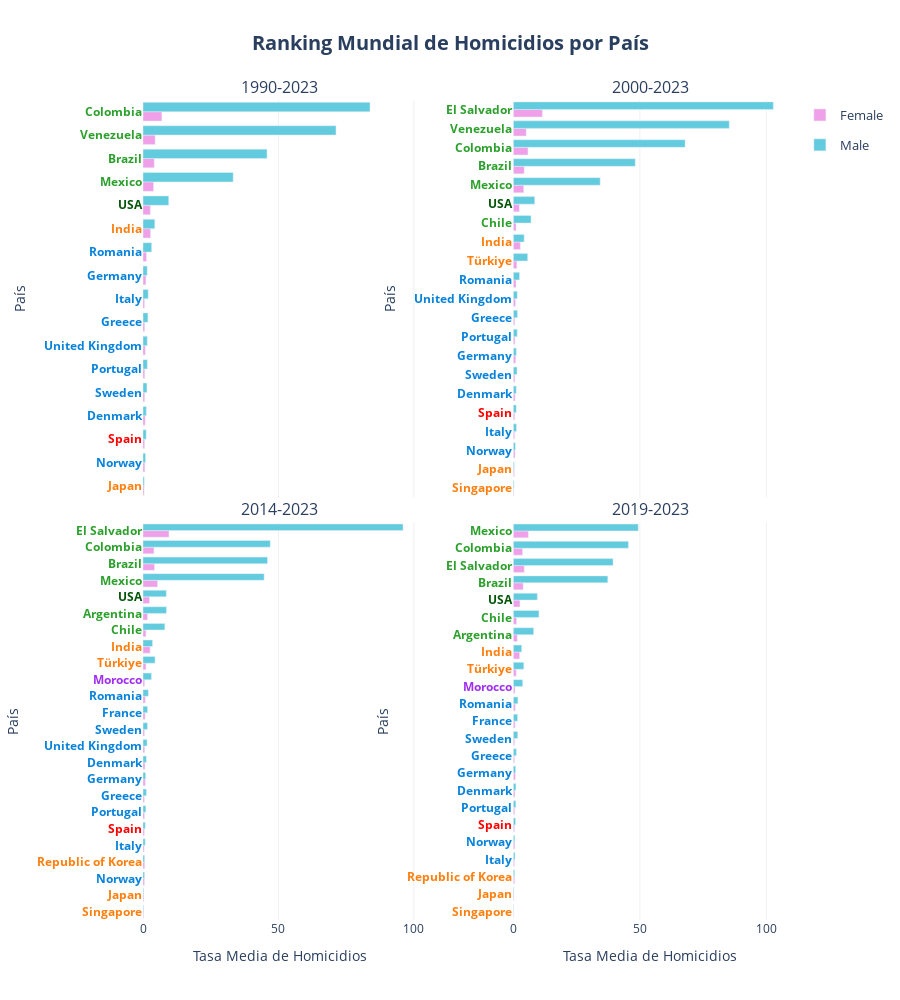

This figure's notebook cell:
### Code cell
barplot(
    df = df_ranking_combined['country'], 
    x='mean_homicides_rate', 
    y='Country', 
    height=1000,
    reverse_y_order=False,
    orientation='h', 
    color='Sex', 
    facet_col='Periodo',
    cols_wrap=2, 
    vertical_spacing = 0.03,
    #barmode='group',
    yticks_color_column='Region_2',
    yticks_color_map=COLOR_MAP['Region_2'],
    color_discrete_map=COLOR_MAP['Sex'], 
    #category_orders=CATEGORY_ORDERS,
    hover_data=HOVER_DATA['ranking_country'], 
    labels=LABELS['ranking'],
    hovertemplate=HOVER_TEMPLATES['ranking_country'],
    title=f"Ranking Mundial de Homicidios por País",
    plot_save_path=os.path.join(PROJECT_PATH, 'plots',  PLOT_FILENAME['ranking_country']), 
    show=True
    )

### Figure 1 — Plotly figure (JSON) as saved in the notebook; plotly's stock layout.template omitted (floating-point values rounded to 4 significant figures)
{"data": [{"alignmentgroup": "True", "cliponaxis": false, "customdata": [["Latam"], ["Latam"], ["Europe"], ["Europe"], ["Europe"], ["Asia"], ["Europe"], ["Asia"], ["Latam"], ["Europe"], ["Europe"], ["Europe"], ["Spain"], ["Europe"], ["USA"], ["Europe"], ["Latam"]], "hovertemplate": "<b style='font-size: 14px'>%{y}</b><br><br><b>Región:</b> %{customdata[0]}<br><b>Tasa Media de Homicidios:</b> %{x:.2f}<br><extra></extra>", "legendgroup": "Female", "marker": {"color": "#EFA0E8", "pattern": {"shape": ""}}, "name": "Female", "offsetgroup": "Female", "orientation": "h", "showlegend": true, "textangle": 0, "textfont": {"size": 12}, "textposition": "outside", "type": "bar", "x": [4.14, 6.95, 0.8, 1.06, 0.61, 2.78, 0.55, 0.41, 3.9, 0.67, 0.64, 1.26, 0.57, 0.61, 2.69, 0.83, 4.48], "xaxis": "x", "y": ["Brazil", "Colombia", "Denmark", "Germany", "Greece", "India", "Italy", "Japan", "Mexico", "Norway", "Portugal", "Romania", "Spain", "Sweden", "USA", "United Kingdom", "Venezuela"], "yaxis": "y"}, {"alignmentgroup": "True", "cliponaxis": false, "customdata": [["Latam"], ["Latam"], ["Europe"], ["Europe"], ["Europe"], ["Asia"], ["Europe"], ["Asia"], ["Latam"], ["Europe"], ["Europe"], ["Europe"], ["Spain"], ["Europe"], ["USA"], ["Europe"], ["Latam"]], "hovertemplate": "<b style='font-size: 14px'>%{y}</b><br><br><b>Región:</b> %{customdata[0]}<br><b>Tasa Media de Homicidios:</b> %{x:.2f}<br><extra></extra>", "legendgroup": "Male", "marker": {"color": "#62CBDE", "pattern": {"shape": ""}}, "name": "Male", "offsetgroup": "Male", "orientation": "h", "showlegend": true, "textangle": 0, "textfont": {"size": 12}, "textposition": "outside", "type": "bar", "x": [45.78, 83.8, 1.21, 1.54, 1.81, 4.36, 1.91, 0.45, 33.28, 0.92, 1.59, 3.19, 1.17, 1.46, 9.49, 1.56, 71.24], "xaxis": "x", "y": ["Brazil", "Colombia", "Denmark", "Germany", "Greece", "India", "Italy", "Japan", "Mexico", "Norway", "Portugal", "Romania", "Spain", "Sweden", "USA", "United Kingdom", "Venezuela"], "yaxis": "y"}, {"alignmentgroup": "True", "cliponaxis": false, "customdata": [["Latam"], ["Latam"], ["Latam"], ["Europe"], ["Latam"], ["Europe"], ["Europe"], ["Asia"], ["Europe"], ["Asia"], ["Latam"], ["Europe"], ["Europe"], ["Europe"], ["Asia"], ["Spain"], ["Europe"], ["Asia"], ["USA"], ["Europe"], ["Latam"]], "hovertemplate": "<b style='font-size: 14px'>%{y}</b><br><br><b>Región:</b> %{customdata[0]}<br><b>Tasa Media de Homicidios:</b> %{x:.2f}<br><extra></extra>", "legendgroup": "Female", "marker": {"color": "#EFA0E8", "pattern": {"shape": ""}}, "name": "Female", "offsetgroup": "Female", "orientation": "h", "showlegend": false, "textangle": 0, "textfont": {"size": 12}, "textposition": "outside", "type": "bar", "x": [4.3, 1.09, 5.79, 0.69, 11.47, 0.94, 0.55, 2.77, 0.5, 0.37, 4.11, 0.67, 0.65, 1.06, 0.21, 0.57, 0.61, 1.37, 2.38, 0.83, 5.11], "xaxis": "x2", "y": ["Brazil", "Chile", "Colombia", "Denmark", "El Salvador", "Germany", "Greece", "India", "Italy", "Japan", "Mexico", "Norway", "Portugal", "Romania", "Singapore", "Spain", "Sweden", "Türkiye", "USA", "United Kingdom", "Venezuela"], "yaxis": "y2"}, {"alignmentgroup": "True", "cliponaxis": false, "customdata": [["Latam"], ["Latam"], ["Latam"], ["Europe"], ["Latam"], ["Europe"], ["Europe"], ["Asia"], ["Europe"], ["Asia"], ["Latam"], ["Europe"], ["Europe"], ["Europe"], ["Asia"], ["Spain"], ["Europe"], ["Asia"], ["USA"], ["Europe"], ["Latam"]], "hovertemplate": "<b style='font-size: 14px'>%{y}</b><br><br><b>Región:</b> %{customdata[0]}<br><b>Tasa Media de Homicidios:</b> %{x:.2f}<br><extra></extra>", "legendgroup": "Male", "marker": {"color": "#62CBDE", "pattern": {"shape": ""}}, "name": "Male", "offsetgroup": "Male", "orientation": "h", "showlegend": false, "textangle": 0, "textfont": {"size": 12}, "textposition": "outside", "type": "bar", "x": [48.18, 7.0, 67.89, 1.15, 102.8, 1.18, 1.66, 4.29, 1.23, 0.37, 34.33, 0.81, 1.55, 2.44, 0.31, 1.17, 1.45, 5.68, 8.46, 1.56, 85.34], "xaxis": "x2", "y": ["Brazil", "Chile", "Colombia", "Denmark", "El Salvador", "Germany", "Greece", "India", "Italy", "Japan", "Mexico", "Norway", "Portugal", "Romania", "Singapore", "Spain", "Sweden", "Türkiye", "USA", "United Kingdom", "Venezuela"], "yaxis": "y2"}, {"alignmentgroup": "True", "cliponaxis": false, "customdata": [["Latam"], ["Latam"], ["Latam"], ["Latam"], ["Europe"], ["Latam"], ["Europe"], ["Europe"], ["Europe"], ["Asia"], ["Europe"], ["Asia"], ["Latam"], ["Africa"], ["Europe"], ["Europe"], ["Asia"], ["Europe"], ["Asia"], ["Spain"], ["Europe"], ["Asia"], ["USA"], ["Europe"]], "hovertemplate": "<b style='font-size: 14px'>%{y}</b><br><br><b>Región:</b> %{customdata[0]}<br><b>Tasa Media de Homicidios:</b> %{x:.2f}<br><extra></extra>", "legendgroup": "Female", "marker": {"color": "#EFA0E8", "pattern": {"shape": ""}}, "name": "Female", "offsetgroup": "Female", "orientation": "h", "showlegend": false, "textangle": 0, "textfont": {"size": 12}, "textposition": "outside", "type": "bar", "x": [1.65, 4.23, 1.08, 4.03, 0.72, 9.58, 0.76, 0.85, 0.49, 2.62, 0.42, 0.28, 5.35, 0.59, 0.53, 0.54, 0.6, 0.84, 0.17, 0.49, 0.54, 1.09, 2.39, 0.63], "xaxis": "x3", "y": ["Argentina", "Brazil", "Chile", "Colombia", "Denmark", "El Salvador", "France", "Germany", "Greece", "India", "Italy", "Japan", "Mexico", "Morocco", "Norway", "Portugal", "Republic of Korea", "Romania", "Singapore", "Spain", "Sweden", "Türkiye", "USA", "United Kingdom"], "yaxis": "y3"}, {"alignmentgroup": "True", "cliponaxis": false, "customdata": [["Latam"], ["Latam"], ["Latam"], ["Latam"], ["Europe"], ["Latam"], ["Europe"], ["Europe"], ["Europe"], ["Asia"], ["Europe"], ["Asia"], ["Latam"], ["Africa"], ["Europe"], ["Europe"], ["Asia"], ["Europe"], ["Asia"], ["Spain"], ["Europe"], ["Asia"], ["USA"], ["Europe"]], "hovertemplate": "<b style='font-size: 14px'>%{y}</b><br><br><b>Región:</b> %{customdata[0]}<br><b>Tasa Media de Homicidios:</b> %{x:.2f}<br><extra></extra>", "legendgroup": "Male", "marker": {"color": "#62CBDE", "pattern": {"shape": ""}}, "name": "Male", "offsetgroup": "Male", "orientation": "h", "showlegend": false, "textangle": 0, "textfont": {"size": 12}, "textposition": "outside", "type": "bar", "x": [8.64, 45.95, 8.06, 46.97, 1.23, 95.99, 1.66, 0.96, 1.26, 3.53, 0.8, 0.24, 44.72, 3.11, 0.57, 1.04, 0.58, 1.97, 0.2, 0.84, 1.64, 4.44, 8.61, 1.5], "xaxis": "x3", "y": ["Argentina", "Brazil", "Chile", "Colombia", "Denmark", "El Salvador", "France", "Germany", "Greece", "India", "Italy", "Japan", "Mexico", "Morocco", "Norway", "Portugal", "Republic of Korea", "Romania", "Singapore", "Spain", "Sweden", "Türkiye", "USA", "United Kingdom"], "yaxis": "y3"}, {"alignmentgroup": "True", "cliponaxis": false, "customdata": [["Latam"], ["Latam"], ["Latam"], ["Latam"], ["Europe"], ["Latam"], ["Europe"], ["Europe"], ["Europe"], ["Asia"], ["Europe"], ["Asia"], ["Latam"], ["Africa"], ["Europe"], ["Europe"], ["Asia"], ["Europe"], ["Asia"], ["Spain"], ["Europe"], ["Asia"], ["USA"]], "hovertemplate": "<b style='font-size: 14px'>%{y}</b><br><br><b>Región:</b> %{customdata[0]}<br><b>Tasa Media de Homicidios:</b> %{x:.2f}<br><extra></extra>", "legendgroup": "Female", "marker": {"color": "#EFA0E8", "pattern": {"shape": ""}}, "name": "Female", "offsetgroup": "Female", "orientation": "h", "showlegend": false, "textangle": 0, "textfont": {"size": 12}, "textposition": "outside", "type": "bar", "x": [1.57, 3.89, 1.28, 3.64, 0.63, 4.31, 0.69, 0.8, 0.49, 2.48, 0.39, 0.25, 5.94, 0.66, 0.59, 0.53, 0.51, 0.77, 0.13, 0.47, 0.5, 1.15, 2.62], "xaxis": "x4", "y": ["Argentina", "Brazil", "Chile", "Colombia", "Denmark", "El Salvador", "France", "Germany", "Greece", "India", "Italy", "Japan", "Mexico", "Morocco", "Norway", "Portugal", "Republic of Korea", "Romania", "Singapore", "Spain", "Sweden", "Türkiye", "USA"], "yaxis": "y4"}, {"alignmentgroup": "True", "cliponaxis": false, "customdata": [["Latam"], ["Latam"], ["Latam"], ["Latam"], ["Europe"], ["Latam"], ["Europe"], ["Europe"], ["Europe"], ["Asia"], ["Europe"], ["Asia"], ["Latam"], ["Africa"], ["Europe"], ["Europe"], ["Asia"], ["Europe"], ["Asia"], ["Spain"], ["Europe"], ["Asia"], ["USA"]], "hovertemplate": "<b style='font-size: 14px'>%{y}</b><br><br><b>Región:</b> %{customdata[0]}<br><b>Tasa Media de Homicidios:</b> %{x:.2f}<br><extra></extra>", "legendgroup": "Male", "marker": {"color": "#62CBDE", "pattern": {"shape": ""}}, "name": "Male", "offsetgroup": "Male", "orientation": "h", "showlegend": false, "textangle": 0, "textfont": {"size": 12}, "textposition": "outside", "type": "bar", "x": [8.03, 37.34, 10.13, 45.49, 1.03, 39.42, 1.69, 0.9, 1.23, 3.31, 0.67, 0.22, 49.37, 3.7, 0.58, 0.99, 0.53, 1.81, 0.14, 0.88, 1.74, 4.15, 9.49], "xaxis": "x4", "y": ["Argentina", "Brazil", "Chile", "Colombia", "Denmark", "El Salvador", "France", "Germany", "Greece", "India", "Italy", "Japan", "Mexico", "Morocco", "Norway", "Portugal", "Republic of Korea", "Romania", "Singapore", "Spain", "Sweden", "Türkiye", "USA"], "yaxis": "y4"}], "layout": {"annotations": [{"font": {"size": 16}, "showarrow": false, "text": "1990-2023", "x": 0.2125, "xanchor": "center", "xref": "paper", "y": 1, "yanchor": "bottom", "yref": "paper"}, {"font": {"size": 16}, "showarrow": false, "text": "2000-2023", "x": 0.7875, "xanchor": "center", "xref": "paper", "y": 1, "yanchor": "bottom", "yref": "paper"}, {"font": {"size": 16}, "showarrow": false, "text": "2014-2023", "x": 0.2125, "xanchor": "center", "xref": "paper", "y": 0.485, "yanchor": "bottom", "yref": "paper"}, {"font": {"size": 16}, "showarrow": false, "text": "2019-2023", "x": 0.7875, "xanchor": "center", "xref": "paper", "y": 0.485, "yanchor": "bottom", "yref": "paper"}], "barmode": "group", "height": 1000, "legend": {"font": {"size": 13}, "title": {"font": {"size": 15}}}, "plot_bgcolor": "white", "title": {"font": {"size": 20}, "text": "<b>Ranking Mundial de Homicidios por País</b>", "x": 0.5, "xanchor": "center"}, "xaxis": {"anchor": "y", "domain": [0, 0.425], "gridcolor": "#f0f0f0", "matches": "x3", "showgrid": true, "showticklabels": false, "tickfont": {"size": 12}, "title": {"font": {"size": 14}}}, "xaxis2": {"anchor": "y2", "domain": [0.575, 1], "gridcolor": "#f0f0f0", "matches": "x4", "showgrid": true, "showticklabels": false, "tickfont": {"size": 12}, "title": {"font": {"size": 14}}}, "xaxis3": {"anchor": "y3", "domain": [0, 0.425], "gridcolor": "#f0f0f0", "showgrid": true, "tickfont": {"size": 12}, "title": {"font": {"size": 14}, "text": "Tasa Media de Homicidios"}}, "xaxis4": {"anchor": "y4", "domain": [0.575, 1], "gridcolor": "#f0f0f0", "showgrid": true, "tickfont": {"size": 12}, "title": {"font": {"size": 14}, "text": "Tasa Media de Homicidios"}}, "yaxis": {"anchor": "x", "automargin": true, "categoryarray": ["Japan", "Norway", "Spain", "Denmark", "Sweden", "Portugal", "United Kingdom", "Greece", "Italy", "Germany", "Romania", "India", "USA", "Mexico", "Brazil", "Venezuela", "Colombia"], "categoryorder": "array", "domain": [0.515, 1], "showgrid": false, "tickfont": {"size": 12}, "tickmode": "array", "ticktext": ["<span style='color:#ff7f0e; font-weight:bold'>Japan</span>", "<span style='color:#0883db; font-weight:bold'>Norway</span>", "<span style='color:#FF0000; font-weight:bold'>Spain</span>", "<span style='color:#0883db; font-weight:bold'>Denmark</span>", "<span style='color:#0883db; font-weight:bold'>Sweden</span>", "<span style='color:#0883db; font-weight:bold'>Portugal</span>", "<span style='color:#0883db; font-weight:bold'>United Kingdom</span>", "<span style='color:#0883db; font-weight:bold'>Greece</span>", "<span style='color:#0883db; font-weight:bold'>Italy</span>", "<span style='color:#0883db; font-weight:bold'>Germany</span>", "<span style='color:#0883db; font-weight:bold'>Romania</span>", "<span style='color:#ff7f0e; font-weight:bold'>India</span>", "<span style='color:#055509; font-weight:bold'>USA</span>", "<span style='color:#2ca02c; font-weight:bold'>Mexico</span>", "<span style='color:#2ca02c; font-weight:bold'>Brazil</span>", "<span style='color:#2ca02c; font-weight:bold'>Venezuela</span>", "<span style='color:#2ca02c; font-weight:bold'>Colombia</span>"], "tickvals": ["Japan", "Norway", "Spain", "Denmark", "Sweden", "Portugal", "United Kingdom", "Greece", "Italy", "Germany", "Romania", "India", "USA", "Mexico", "Brazil", "Venezuela", "Colombia"], "title": {"font": {"size": 14}, "text": "País"}, "type": "category"}, "yaxis2": {"anchor": "x2", "automargin": true, "categoryarray": ["Singapore", "Japan", "Norway", "Italy", "Spain", "Denmark", "Sweden", "Germany", "Portugal", "Greece", "United Kingdom", "Romania", "Türkiye", "India", "Chile", "USA", "Mexico", "Brazil", "Colombia", "Venezuela", "El Salvador"], "categoryorder": "array", "domain": [0.515, 1], "showgrid": false, "tickfont": {"size": 12}, "tickmode": "array", "ticktext": ["<span style='color:#ff7f0e; font-weight:bold'>Singapore</span>", "<span style='color:#ff7f0e; font-weight:bold'>Japan</span>", "<span style='color:#0883db; font-weight:bold'>Norway</span>", "<span style='color:#0883db; font-weight:bold'>Italy</span>", "<span style='color:#FF0000; font-weight:bold'>Spain</span>", "<span style='color:#0883db; font-weight:bold'>Denmark</span>", "<span style='color:#0883db; font-weight:bold'>Sweden</span>", "<span style='color:#0883db; font-weight:bold'>Germany</span>", "<span style='color:#0883db; font-weight:bold'>Portugal</span>", "<span style='color:#0883db; font-weight:bold'>Greece</span>", "<span style='color:#0883db; font-weight:bold'>United Kingdom</span>", "<span style='color:#0883db; font-weight:bold'>Romania</span>", "<span style='color:#ff7f0e; font-weight:bold'>Türkiye</span>", "<span style='color:#ff7f0e; font-weight:bold'>India</span>", "<span style='color:#2ca02c; font-weight:bold'>Chile</span>", "<span style='color:#055509; font-weight:bold'>USA</span>", "<span style='color:#2ca02c; font-weight:bold'>Mexico</span>", "<span style='color:#2ca02c; font-weight:bold'>Brazil</span>", "<span style='color:#2ca02c; font-weight:bold'>Colombia</span>", "<span style='color:#2ca02c; font-weight:bold'>Venezuela</span>", "<span style='color:#2ca02c; font-weight:bold'>El Salvador</span>"], "tickvals": ["Singapore", "Japan", "Norway", "Italy", "Spain", "Denmark", "Sweden", "Germany", "Portugal", "Greece", "United Kingdom", "Romania", "Türkiye", "India", "Chile", "USA", "Mexico", "Brazil", "Colombia", "Venezuela", "El Salvador"], "title": {"font": {"size": 14}, "text": "País"}, "type": "category"}, "yaxis3": {"anchor": "x3", "automargin": true, "categoryarray": ["Singapore", "Japan", "Norway", "Republic of Korea", "Italy", "Spain", "Portugal", "Greece", "Germany", "Denmark", "United Kingdom", "Sweden", "France", "Romania", "Morocco", "Türkiye", "India", "Chile", "Argentina", "USA", "Mexico", "Brazil", "Colombia", "El Salvador"], "categoryorder": "array", "domain": [0, 0.485], "showgrid": false, "tickfont": {"size": 12}, "tickmode": "array", "ticktext": ["<span style='color:#ff7f0e; font-weight:bold'>Singapore</span>", "<span style='color:#ff7f0e; font-weight:bold'>Japan</span>", "<span style='color:#0883db; font-weight:bold'>Norway</span>", "<span style='color:#ff7f0e; font-weight:bold'>Republic of Korea</span>", "<span style='color:#0883db; font-weight:bold'>Italy</span>", "<span style='color:#FF0000; font-weight:bold'>Spain</span>", "<span style='color:#0883db; font-weight:bold'>Portugal</span>", "<span style='color:#0883db; font-weight:bold'>Greece</span>", "<span style='color:#0883db; font-weight:bold'>Germany</span>", "<span style='color:#0883db; font-weight:bold'>Denmark</span>", "<span style='color:#0883db; font-weight:bold'>United Kingdom</span>", "<span style='color:#0883db; font-weight:bold'>Sweden</span>", "<span style='color:#0883db; font-weight:bold'>France</span>", "<span style='color:#0883db; font-weight:bold'>Romania</span>", "<span style='color:#a02ff1; font-weight:bold'>Morocco</span>", "<span style='color:#ff7f0e; font-weight:bold'>Türkiye</span>", "<span style='color:#ff7f0e; font-weight:bold'>India</span>", "<span style='color:#2ca02c; font-weight:bold'>Chile</span>", "<span style='color:#2ca02c; font-weight:bold'>Argentina</span>", "<span style='color:#055509; font-weight:bold'>USA</span>", "<span style='color:#2ca02c; font-weight:bold'>Mexico</span>", "<span style='color:#2ca02c; font-weight:bold'>Brazil</span>", "<span style='color:#2ca02c; font-weight:bold'>Colombia</span>", "<span style='color:#2ca02c; font-weight:bold'>El Salvador</span>"], "tickvals": ["Singapore", "Japan", "Norway", "Republic of Korea", "Italy", "Spain", "Portugal", "Greece", "Germany", "Denmark", "United Kingdom", "Sweden", "France", "Romania", "Morocco", "Türkiye", "India", "Chile", "Argentina", "USA", "Mexico", "Brazil", "Colombia", "El Salvador"], "title": {"font": {"size": 14}, "text": "País"}, "type": "category"}, "yaxis4": {"anchor": "x4", "automargin": true, "categoryarray": ["Singapore", "Japan", "Republic of Korea", "Italy", "Norway", "Spain", "Portugal", "Denmark", "Germany", "Greece", "Sweden", "France", "Romania", "Morocco", "Türkiye", "India", "Argentina", "Chile", "USA", "Brazil", "El Salvador", "Colombia", "Mexico"], "categoryorder": "array", "domain": [0, 0.485], "showgrid": false, "tickfont": {"size": 12}, "tickmode": "array", "ticktext": ["<span style='color:#ff7f0e; font-weight:bold'>Singapore</span>", "<span style='color:#ff7f0e; font-weight:bold'>Japan</span>", "<span style='color:#ff7f0e; font-weight:bold'>Republic of Korea</span>", "<span style='color:#0883db; font-weight:bold'>Italy</span>", "<span style='color:#0883db; font-weight:bold'>Norway</span>", "<span style='color:#FF0000; font-weight:bold'>Spain</span>", "<span style='color:#0883db; font-weight:bold'>Portugal</span>", "<span style='color:#0883db; font-weight:bold'>Denmark</span>", "<span style='color:#0883db; font-weight:bold'>Germany</span>", "<span style='color:#0883db; font-weight:bold'>Greece</span>", "<span style='color:#0883db; font-weight:bold'>Sweden</span>", "<span style='color:#0883db; font-weight:bold'>France</span>", "<span style='color:#0883db; font-weight:bold'>Romania</span>", "<span style='color:#a02ff1; font-weight:bold'>Morocco</span>", "<span style='color:#ff7f0e; font-weight:bold'>Türkiye</span>", "<span style='color:#ff7f0e; font-weight:bold'>India</span>", "<span style='color:#2ca02c; font-weight:bold'>Argentina</span>", "<span style='color:#2ca02c; font-weight:bold'>Chile</span>", "<span style='color:#055509; font-weight:bold'>USA</span>", "<span style='color:#2ca02c; font-weight:bold'>Brazil</span>", "<span style='color:#2ca02c; font-weight:bold'>El Salvador</span>", "<span style='color:#2ca02c; font-weight:bold'>Colombia</span>", "<span style='color:#2ca02c; font-weight:bold'>Mexico</span>"], "tickvals": ["Singapore", "Japan", "Republic of Korea", "Italy", "Norway", "Spain", "Portugal", "Denmark", "Germany", "Greece", "Sweden", "France", "Romania", "Morocco", "Türkiye", "India", "Argentina", "Chile", "USA", "Brazil", "El Salvador", "Colombia", "Mexico"], "title": {"font": {"size": 14}, "text": "País"}, "type": "category"}}}
